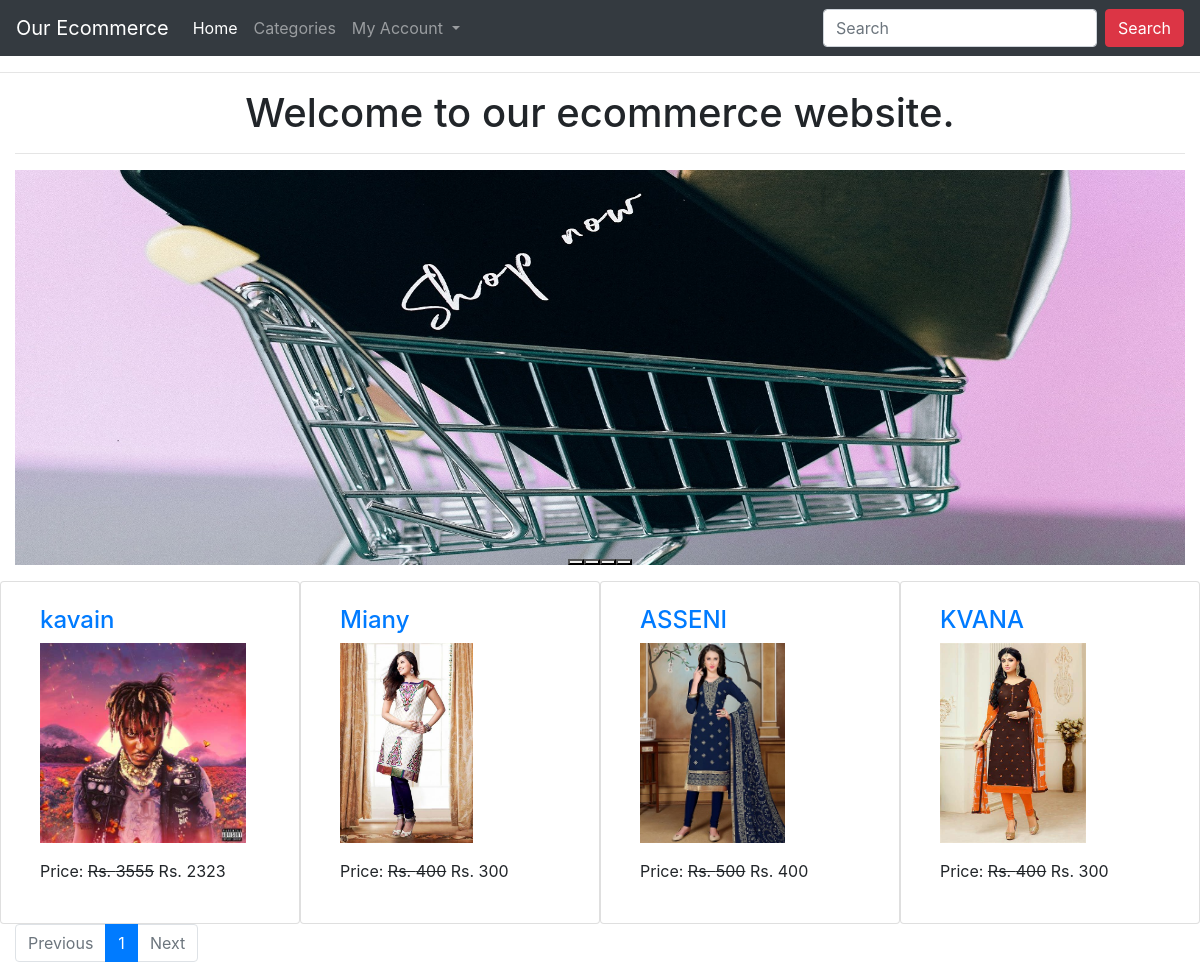
The page / on the database its author committed.
### ecomapp/models.py (models this page shows, shortened)
class Product(models.Model):
    title = models.CharField(max_length=200)
    slug = models.SlugField(unique=True)
    category = models.ForeignKey(Category, on_delete=models.CASCADE)
    image = models.ImageField(upload_to="products")
    marked_price = models.PositiveIntegerField()
    selling_price = models.PositiveIntegerField()
    description = models.TextField()
    warranty = models.CharField(max_length=300, null=True, blank=True)
    return_policy = models.CharField(max_length=300, null=True, blank=True)
    view_count = models.PositiveIntegerField(default=0)

### ecomapp/views.py (the view)
# urls.py: path("", HomeView.as_view(), name="home"),
class HomeView(EcomMixin, TemplateView):
    template_name = "home.html"
    def get_context_data(self, **kwargs):
        context = super().get_context_data(**kwargs)
        context['myname'] = "Dipak Niroula"
        all_products = Product.objects.all().order_by("-id")
        paginator = Paginator(all_products, 8)
        page_number = self.request.GET.get('page')
        print(page_number)
        product_list = paginator.get_page(page_number)
        context['product_list'] = product_list
        return context

### ecomapp/views.py (called while the page is built)
    def dispatch(self, request, *args, **kwargs):
        cart_id = request.session.get("cart_id")
        if cart_id:
            cart_obj = Cart.objects.get(id=cart_id)
            if request.user.is_authenticated and request.user.customer:
                cart_obj.customer = request.user.customer
                cart_obj.save()
        return super().dispatch(request, *args, **kwargs)

### templates/home.html (shortened to what this page needs)
{% extends 'base.html' %}
{% block content %}
<div class="container-fluid">
    <h1 class="text-center">Welcome to our ecommerce website. </h1>
    <hr>
    {% include 'slider.html' %}
    <div class="row mt-3">
        {% for p in product_list %}
        <div class="col-md-3 card">
            <div class="m-4">
                <h4><a href="{% url 'ecomapp:productdetail' p.slug %}">{{p.title}}</a></h4>
                <img src="{{p.image.url}}" alt="" class="img-fluid" style="height: 200px; object-fit: contain;">
                <p class="mt-3">Price: <strike>Rs. {{p.marked_price}}</strike> Rs. {{p.selling_price}}</p>
            </div>
        </div>
        {% endfor %}
    </div>
    <nav aria-label="...">
        <ul class="pagination">
            {% if product_list.has_previous %}
            <li class="page-item">
                <a class="page-link" href="?page={{ product_list.previous_page_number }}">Previous</a>
              </li>
            {% else %}
            <li class="page-item disabled">
                <a class="page-link" href="#" tabindex="-1" aria-disabled="true">Previous</a>
            </li>
            {% endif %}
            {% for i in product_list.paginator.page_range %}
            {% if i == product_list.number %}
            <li class="page-item active"><a class="page-link">{{i}}</a></li>
            {% else %}
            <li class="page-item"><a class="page-link" href="?page={{i}}">{{i}}</a></li>
            {% endif %}
            {% endfor %}
            {% if product_list.has_next %}
            <li class="page-item">
                <a class="page-link" href="?page={{ product_list.next_page_number }}">Next</a>
            </li>
            {% else %}
            <li class="page-item disabled">
                <a class="page-link" href="#" tabindex="-1" aria-disabled="true">Next</a>
            </li>
            {% endif %}
        </ul>
      </nav>
</div>
{% endblock %}

### rows shown on the page
Product: title "kavain", image (picture), marked_price "3555", selling_price "2323"
Product: title "Miany", image (picture), marked_price "400", selling_price "300"
Product: title "ASSENI", image (picture), marked_price "500", selling_price "400"
Product: title "KVANA", image (picture), marked_price "400", selling_price "300"

### other values the page prints
{{ i }} "1"
